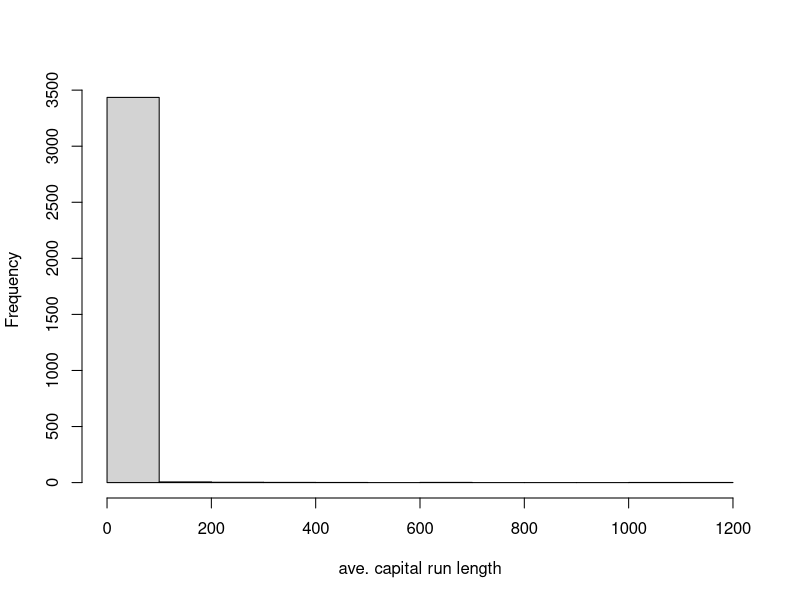
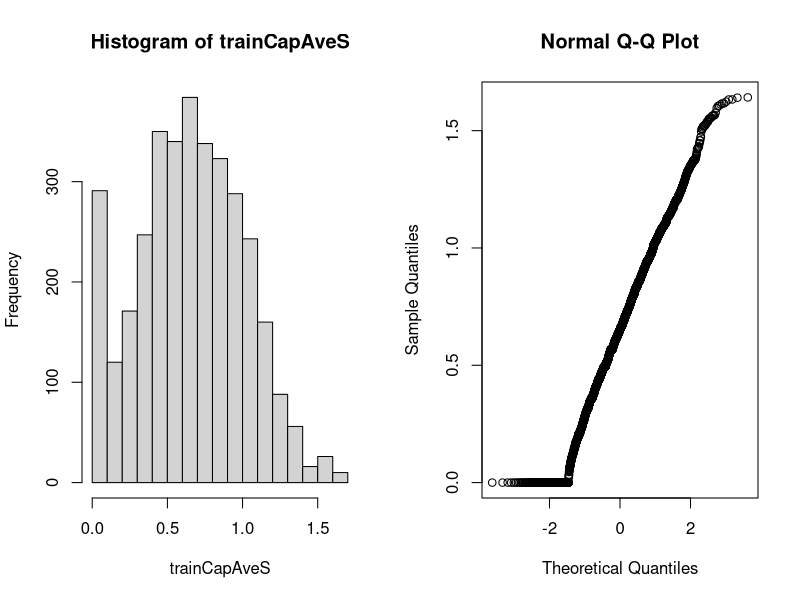

R code for these plots, in order:
library(caret)
library(kernlab)

data(spam)
summary(spam)
str(spam)
# data slicing
inTrain <- createDataPartition(y=spam$type,p=0.75,list=FALSE)
training <- spam[inTrain,]
testing <- spam[-inTrain,]
dim(training)
dim(spam)

# fit
set.seed(32343)
modelFit <- train(type ~., data=training, method="glm")
modelFit$finalModel

# prediction
predictions <- predict(modelFit, newdata=testing)
predictions

confusionMatrix(predictions, testing$type) # like table(predictions,testing$type) 

# K-fold
set.seed(32323)
folds <- createFolds(y=spam$type,k=10,list=TRUE,returnTrain=TRUE)
sapply(folds,length)
folds[[1]][1:10]

set.seed(32323)
folds <- createFolds(y=spam$type,k=10,list=TRUE,returnTrain=FALSE)
sapply(folds,length)
folds[[1]][1:10]

set.seed(32323)
folds <- createResample(y=spam$type,times=10,list=TRUE)
sapply(folds,length)
folds[[1]][1:10]

set.seed(32323)
tme <- 1:1000
folds <- createTimeSlices(y=tme,initialWindow=20,horizon=10)
names(folds)
folds$train[[1]]
folds$test[[1]]

# training options
# continuous outcomes:
  # RMSE = Root mean squared error
  # RSqured = R^2 form regression models
# categorical outcomes:
  # Accuracy = Fraction correct
  # Kappa = A measure of concordance


# preprocess
hist(training$capitalAve,main="",xlab="ave. capital run length")
mean(training$capitalAve)
sd(training$capitalAve)
  
  # standardizing
  trainCapAve <- training$capitalAve
  trainCapAveS <- (trainCapAve-mean(trainCapAve))/sd(trainCapAve)
  mean(trainCapAveS)
  sd(trainCapAveS)

  # standardizing - test set
  testCapAve <- testing$capitalAve
  testCapAveS <- (testCapAve-mean(trainCapAve))/sd(trainCapAve) # training and test must be processed in the same way
  mean(testCapAveS)
  sd(testCapAveS)

  # standardizing - preProcess function
  preObj <- preProcess(training[,-58],method=c("center","scale"))
  trainCapAveS <- predict(preObj,training[,-58])$capitalAve
  mean(trainCapAveS)
  sd(trainCapAveS)

  testCapAveS <- predict(preObj,testing[,-58])$capitalAve
  mean(testCapAveS)
  sd(testCapAveS)

  # preProcess argument
  set.seed(32343)
  modelFit <- train(type ~., data=training,preProcess=c("center","scale"),method="glm")
  modelFit

  # standardizing - Box-Cox transforms
  preObj <- preProcess(training[,-58],method=c("BoxCox"))
  trainCapAveS <- predict(preObj,training[,-58])$capitalAve
  par(mfrow=c(1,2))
  hist(trainCapAveS)
  qqnorm(trainCapAveS)

  # imputing data
  preOjb <- preProcess(training[,-58],method=c("knnImpute"))
  
